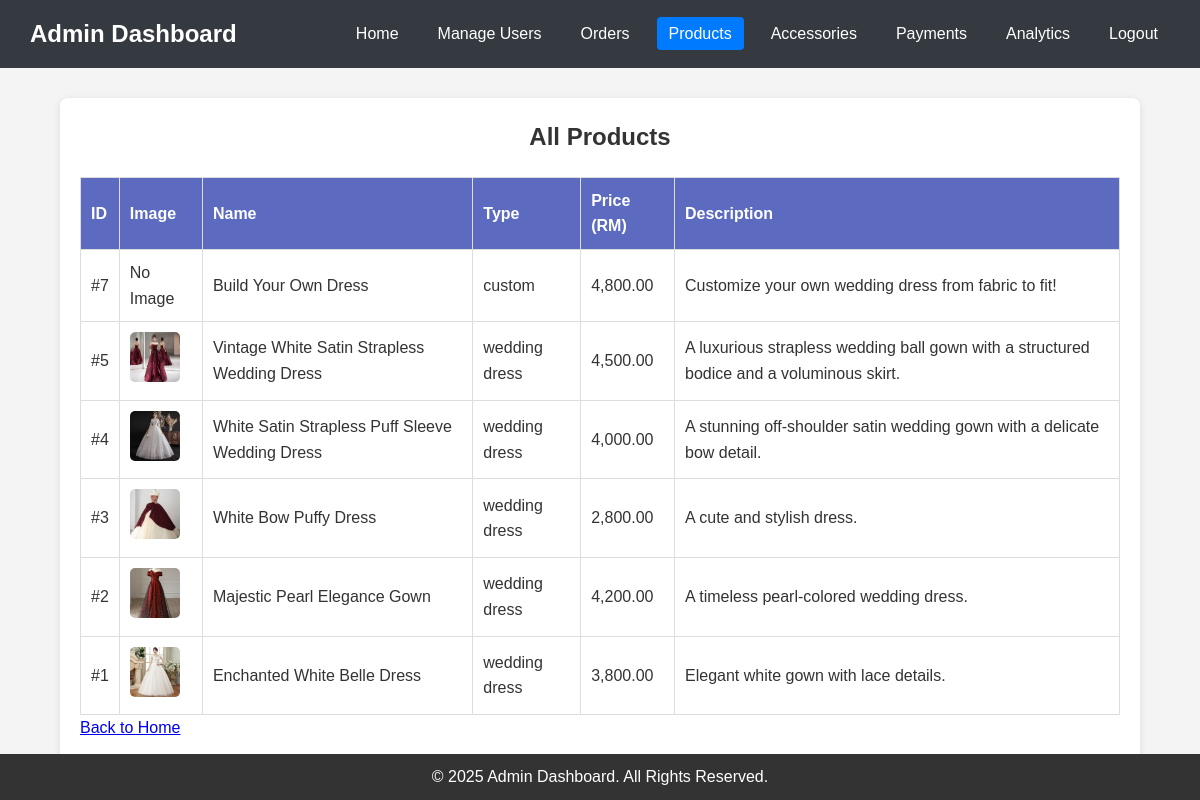
The page /admin/adminpage/products.php (signed in) on the database its author committed.
### tables this page shows
CREATE TABLE `products` (
  `id` int(11) NOT NULL,
  `name` varchar(255) NOT NULL,
  `type` varchar(255) DEFAULT NULL,
  `price` decimal(10,2) DEFAULT NULL,
  `image` varchar(255) DEFAULT NULL,
  `description` text DEFAULT NULL
);

### admin/adminpage/products.php (the view, shortened to what this page needs)
<?php
include "../../backend/db_connect.php";
$sql = "SELECT * FROM products ORDER BY id DESC";
$result = mysqli_query($conn, $sql);
?>
<!DOCTYPE html>
<html lang="en">
<head>
    <link rel="stylesheet" href="../adminstyle/products.css">
</head>
<body>
    <header>
        <div class="logo">
            <h1>Admin Dashboard</h1>
        </div>
        <nav>
            <ul>
                <li><a href="/BackendWebDev/admin/adminpage/MainPage.php">Home</a></li>
                <li><a href="manageUsers.php">Manage Users</a></li>
                <li><a href="orders.php">Orders</a></li>
                <li><a href="products.php" class="active">Products</a></li>
                <li><a href="accessories.php">Accessories</a></li>
                <li><a href="payments.php">Payments</a></li>
                <li><a href="analytics.php">Analytics</a></li>
                <li><a href="../../backend/admin/authenticate/logout.php">Logout</a></li>
            </ul>
        </nav>
    </header>
    <section class="product-management">
        <h2>All Products</h2>
        <?php if ($result->num_rows > 0): ?>
        <table>
            <thead>
                <tr>
                    <th>ID</th>
                    <th>Image</th>
                    <th>Name</th>
                    <th>Type</th>
                    <th>Price (RM)</th>
                    <th>Description</th>
                </tr>
            </thead>
            <tbody>
                <?php while ($product = mysqli_fetch_assoc($result)): ?>
                <tr>
                    <td>#<?php echo $product['id']; ?></td>
                    <td>
                        <?php if ($product['image']): ?>
                        <img src="<?php echo $product['image']; ?>" alt="Product Image" class="product-img">
                        <?php else: ?>
                        <span>No Image</span>
                        <?php endif; ?>
                    </td>
                    <td><?php echo htmlspecialchars($product['name']); ?></td>
                    <td><?php echo htmlspecialchars($product['type'] ?: 'N/A'); ?></td>
                    <td><?php echo number_format($product['price'], 2); ?></td>
                    <td><?php echo htmlspecialchars($product['description'] ?: 'No description'); ?></td>
                </tr>
                <?php endwhile; ?>
            </tbody>
        </table>
        <?php else: ?>
        <p>No products found.</p>
        <?php endif; ?>
        <a href="MainPage.php">Back to Home</a>
    </section>
    <footer>
        <p>&copy; 2025 Admin Dashboard. All Rights Reserved.</p>
    </footer>
</body>
</html>

### admin/adminstyle/products.css (style rules this page uses)
* { margin: 0; padding: 0; box-sizing: border-box; }
body { font-family: Arial, sans-serif; background-color: #f4f4f4; color: #333; line-height: 1.6; }
header { background-color: #343a40; color: #fff; padding: 15px 30px; display: flex; justify-content: space-between; align-items: center; }
header .logo h1 { font-size: 24px; }
nav ul { list-style: none; display: flex; gap: 15px; }
nav ul li a { color: #fff; text-decoration: none; padding: 8px 12px; border-radius: 4px; transition: background-color 0.3s; }
nav ul li a.active { background-color: #007bff; color: #fff; }
.product-management { width: 90%; margin: 30px auto; background: white; padding: 20px; border-radius: 8px; box-shadow: 0 2px 8px rgba(0, 0, 0, 0.1); }
.product-management h2 { text-align: center; margin-bottom: 20px; color: #333; }
table { width: 100%; border-collapse: collapse; margin-top: 20px; }
table th, table td { padding: 10px; text-align: left; border: 1px solid #ddd; }
table th { background-color: #5C6BC0; color: white; }
table td img.product-img { width: 50px; height: 50px; object-fit: cover; border-radius: 5px; }
footer { background-color: #333; color: white; text-align: center; padding: 10px 0; position: fixed; bottom: 0; width: 100%; }

### rows shown on the page
products: id "7", shows "No Image", name "Build Your Own Dress", type "custom", price "4,800.00", description "Customize your own wedding dress from fabric to fit!"
products: id "5", image (picture), name "Vintage White Satin Strapless Wedding Dress", type "wedding dress", price "4,500.00", description "A luxurious strapless wedding ball gown with a structured bodice and a voluminous skirt."
products: id "4", image (picture), name "White Satin Strapless Puff Sleeve Wedding Dress", type "wedding dress", price "4,000.00", description "A stunning off-shoulder satin wedding gown with a delicate bow detail."
products: id "3", image (picture), name "White Bow Puffy Dress", type "wedding dress", price "2,800.00", description "A cute and stylish dress."
products: id "2", image (picture), name "Majestic Pearl Elegance Gown", type "wedding dress", price "4,200.00", description "A timeless pearl-colored wedding dress."
products: id "1", image (picture), name "Enchanted White Belle Dress", type "wedding dress", price "3,800.00", description "Elegant white gown with lace details."
